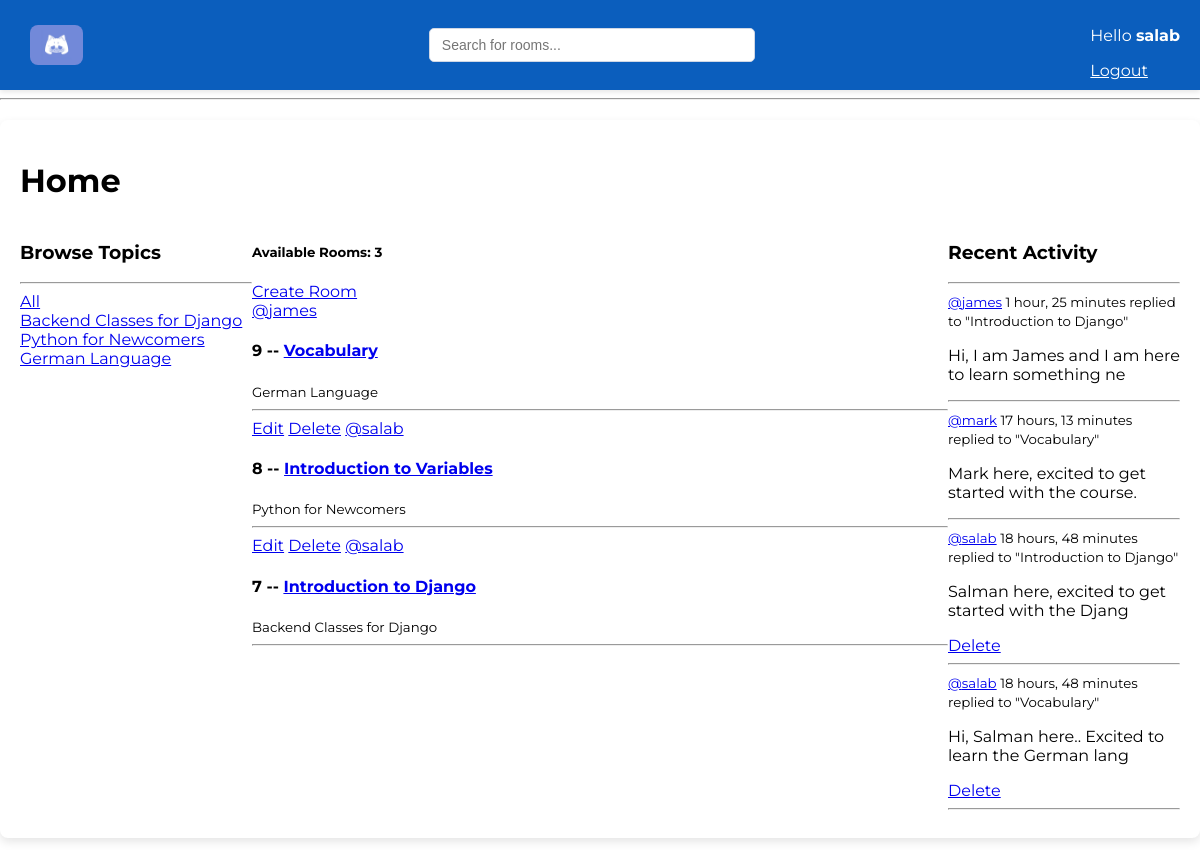
The app's page / (signed in) with its own data.
### base/models.py (models this page shows, shortened)
class Topic(models.Model):
    name = models.CharField(max_length=200)

class Room(models.Model):
    host = models.ForeignKey(User, on_delete=models.SET_NULL, null=True)
    topic = models.ForeignKey(Topic, on_delete=models.SET_NULL, null=True)
    name = models.CharField(max_length=200)
    description = models.TextField(null=True, blank=True)
    participants = models.ManyToManyField(User, related_name="participants", blank=True)
    updated = models.DateTimeField(auto_now=True)
    created = models.DateTimeField(auto_now_add=True)
    class Meta:
        ordering = ["-updated", "-created"]
    def __str__(self):
        return self.name

class Message(models.Model):
    user = models.ForeignKey(User, on_delete=models.CASCADE)
    room = models.ForeignKey(Room, on_delete=models.CASCADE)
    body = models.TextField()
    updated = models.DateTimeField(auto_now=True)
    created = models.DateTimeField(auto_now_add=True)
    class Meta:
        ordering = ["-updated", "-created"]
    def __str__(self):
        return self.body[0:50]

### base/views.py (the view)
# urls.py: 2. Add a URL to urlpatterns:  path('', views.home, name='home')
def home(request):
    q = request.GET.get("q") if request.GET.get("q") != None else ""
    rooms = Room.objects.filter(
        Q(topic__name__icontains=q) | Q(name__icontains=q) | Q(description__icontains=q)
    )
    topics = Topic.objects.all()
    rooms_count = rooms.count()
    room_messages = Message.objects.filter(Q(room__topic__name__icontains=q))
    context = {"rooms": rooms, "topics": topics, "rooms_count": rooms_count, "room_messages": room_messages}
    return render(request, "base/home.html", context)

### base/templates/base/home.html (shortened to what this page needs)
{% extends "main.html" %}
{% block content %}
<h1>Home</h1>
<div class="home-container">
    <div>
        {% include "base/topics_component.html" %}
    </div>
    <div>
        <h5>Available Rooms: {{rooms_count}}</h5>
        <a href='{% url "create-room" %}'>Create Room</a>
        {% include "base/feed_component.html" %}
    </div>
    <div>
        {% include "base/activity_component.html" %}
    </div>
</div>
{% endblock content %}

### templates/navbar.html
{% load static %}
<div class="navbar-container">
  <a href="/">
    <div class="logo-container">
      <img src="{% static 'images/logo.jpg' %}" alt="App Logo" class="logo">
    </div>
  </a>
  <form action='{% url "home" %}' method="GET">
    <input type="text" name="q" placeholder="Search for rooms..." id="navbar-search"/>
  </form>
  <div class="login-button">
    {% if request.user.is_authenticated %}
    <p>Hello <span id="hello-user">{{request.user}}</span></p>
    <a href='{% url "logout" %}' id="logout-link">Logout</a>
    {% else %}
    <a href='{% url "login" %}' id="login-link">Login</a>
    {% endif %}
  </div>
</div>
<hr />

### base/templates/base/topics_component.html
<h3>Browse Topics</h3>
<hr>
<a href={% url "home"  %}>All</a>
{% for topic in topics  %}
<div>
    <a href='{% url "home"  %}?q={{topic.name}}'>{{topic.name}}</a>
</div>
{% endfor %}

### base/templates/base/feed_component.html
<div>
    {% for room in rooms %}
    <div>
        {% if request.user == room.host %}
        <a href='{% url "update-room" room.id %}'>Edit</a>
        <a href='{% url "delete-room" room.id %}'>Delete</a>
        {% endif %}
        <a href='{% url "user-profile" room.host.id %}'>@{{room.host.username}}</a>
        <h4>{{room.id}} -- <a href='{% url "room" room.id %}'>{{room.name}}</a></h4>
        <small>{{room.topic.name}}</small>
        <hr>
    </div>
    {% endfor %}
</div>

### base/templates/base/activity_component.html
<h3>Recent Activity</h3>
<hr>
{% for message in room_messages %}
<div>
    <small>
        <a href="{% url 'user-profile' message.user.id %}">@{{message.user}}</a>
        {{message.created|timesince}}
    </small>
    <small>replied to "{{message.room}}"</small>
    <p>{{message}}</p>
    {% if request.user == message.user %}
    <a href="{% url 'delete-message' message.id %}">Delete</a>
    {% endif %}
    <hr>
</div>
{% endfor %}

### static/styles/main.css (style rules this page uses)
body { font-family: "Montserrat", serif; font-optical-sizing: auto; font-style: normal; margin: 0; padding: 0; }
.navbar-container { background-color: #0b5ebd; padding: 10px 20px; display: flex; justify-content: space-between; align-items: center; box-shadow: 0 2px 5px rgba(0, 0, 0, 0.1); }
#navbar-search { width: 300px; padding: 8px 12px; border: 1px solid #d0d7e5; border-radius: 5px; font-size: 14px; outline: none; transition: border-color 0.3s ease, box-shadow 0.3s ease; }
#hello-user { font-weight: bold; }
.login-button { display:grid; color: #ffffff; }
#logout-link { color: #ffffff; }
.logo-container { display: flex; align-items: center; padding: 10px; }
.logo { height: 40px; border-radius: 8px; }

### base/templates/base/home.html (style rules this page uses)
.home-container { display: grid; grid-template-columns: 1fr 3fr 1fr; }

### records on screen
Topic: name "Backend Classes for Django"
Topic: name "Python for Newcomers"
Topic: name "German Language"
Room: host.username "james", id "9", name "Vocabulary", topic.name "German Language"
Room: shows "Edit", host.username "salab", id "8", name "Introduction to Variables", topic.name "Python for Newcomers"
Room: shows "Edit", host.username "salab", id "7", name "Introduction to Django", topic.name "Backend Classes for Django"
Message: user "james", created "1 hour, 25 minutes", room "Introduction to Django", body "Hi, I am James and I am here to learn something ne"
Message: user "mark", created "17 hours, 13 minutes", room "Vocabulary", body "Mark here, excited to get started with the course."
Message: user "salab", created "18 hours, 48 minutes", room "Introduction to Django", body "Salman here, excited to get started with the Djang", shows "Delete"
Message: user "salab", created "18 hours, 48 minutes", room "Vocabulary", body "Hi, Salman here.. Excited to learn the German lang", shows "Delete"

### other values on screen
{{ request.user }} "salab"
{{ rooms_count }} "3"
